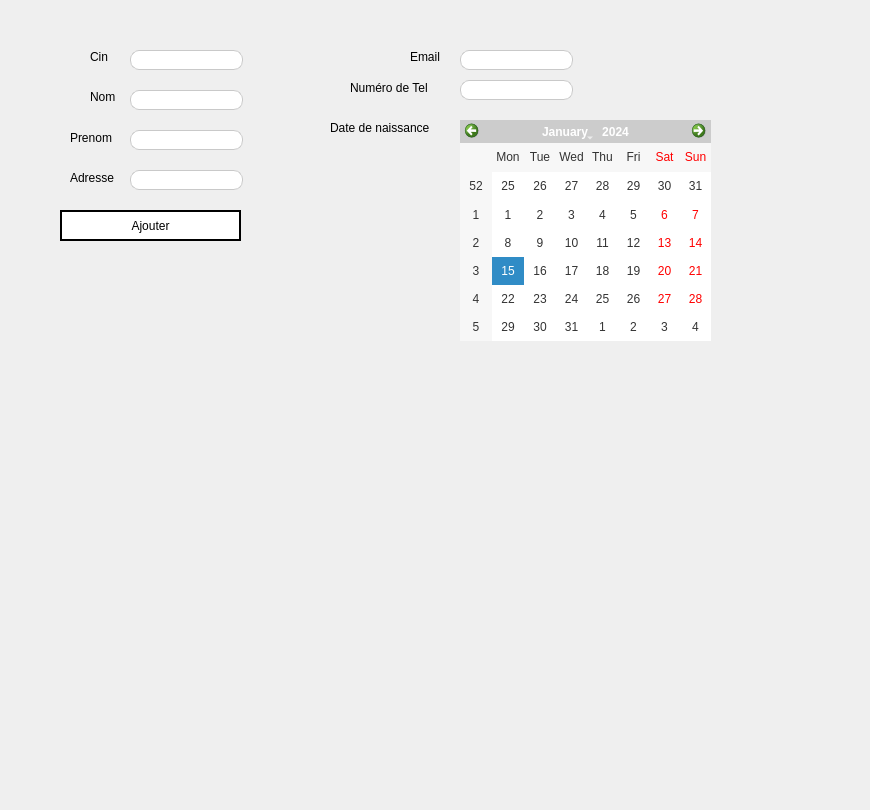
      <widget class="QWidget" name="widget_5">
       <attribute name="title">
        <string>Ajouter un client</string>
       </attribute>
       <widget class="QLabel" name="label_NOUR_4">
        <property name="geometry">
         <rect>
          <x>90</x>
          <y>50</y>
          <width>47</width>
          <height>13</height>
         </rect>
        </property>
        <property name="text">
         <string>Cin</string>
        </property>
       </widget>
       <widget class="QLabel" name="label_2_NOUR_4">
        <property name="geometry">
         <rect>
          <x>90</x>
          <y>90</y>
          <width>47</width>
          <height>13</height>
         </rect>
        </property>
        <property name="text">
         <string>Nom</string>
        </property>
       </widget>
       <widget class="QLabel" name="label_3_NOUR_4">
        <property name="geometry">
         <rect>
          <x>70</x>
          <y>130</y>
          <width>51</width>
          <height>16</height>
         </rect>
        </property>
        <property name="text">
         <string>Prenom</string>
        </property>
       </widget>
       <widget class="QLineEdit" name="linecin_NOUR_4">
        <property name="geometry">
         <rect>
          <x>130</x>
          <y>50</y>
          <width>113</width>
          <height>20</height>
         </rect>
        </property>
        <property name="styleSheet">
         <string notr="true">QLineEdit {
background-color: #ffffff;
border: 1px solid #c9c9c9;
border-radius: 9px;
padding: 2px 8px;
}

QLineEdit:focus {
border-color: #1e90ff;
}</string>
        </property>
       </widget>
       <widget class="QLineEdit" name="linenom_NOUR_4">
        <property name="geometry">
         <rect>
          <x>130</x>
          <y>90</y>
          <width>113</width>
          <height>20</height>
         </rect>
        </property>
        <property name="styleSheet">
         <string notr="true">QLineEdit {
background-color: #ffffff;
border: 1px solid #c9c9c9;
border-radius: 9px;
padding: 2px 8px;
}

QLineEdit:focus {
border-color: #1e90ff;
}</string>
        </property>
       </widget>
       <widget class="QLineEdit" name="lineprenom_NOUR_4">
        <property name="geometry">
         <rect>
          <x>130</x>
          <y>130</y>
          <width>113</width>
          <height>20</height>
         </rect>
        </property>
        <property name="styleSheet">
         <string notr="true">QLineEdit {
background-color: #ffffff;
border: 1px solid #c9c9c9;
border-radius: 9px;
padding: 2px 8px;
}

QLineEdit:focus {
border-color: #1e90ff;
}</string>
        </property>
       </widget>
       <widget class="QLineEdit" name="lineadresse_NOUR_4">
        <property name="geometry">
         <rect>
          <x>130</x>
          <y>170</y>
          <width>113</width>
          <height>20</height>
         </rect>
        </property>
        <property name="styleSheet">
         <string notr="true">QLineEdit {
background-color: #ffffff;
border: 1px solid #c9c9c9;
border-radius: 9px;
padding: 2px 8px;
}

QLineEdit:focus {
border-color: #1e90ff;
}</string>
        </property>
       </widget>
       <widget class="QLineEdit" name="lineemail_NOUR_4">
        <property name="geometry">
         <rect>
          <x>460</x>
          <y>50</y>
          <width>113</width>
          <height>20</height>
         </rect>
        </property>
        <property name="styleSheet">
         <string notr="true">QLineEdit {
background-color: #ffffff;
border: 1px solid #c9c9c9;
border-radius: 9px;
padding: 2px 8px;
}

QLineEdit:focus {
border-color: #1e90ff;
}</string>
        </property>
       </widget>
       <widget class="QLabel" name="label_4_NOUR_4">
        <property name="geometry">
         <rect>
          <x>70</x>
          <y>170</y>
          <width>61</width>
          <height>16</height>
         </rect>
        </property>
        <property name="text">
         <string>Adresse</string>
        </property>
       </widget>
       <widget class="QLabel" name="label_5_NOUR_4">
        <property name="geometry">
         <rect>
          <x>410</x>
          <y>50</y>
          <width>47</width>
          <height>13</height>
         </rect>
        </property>
        <property name="text">
         <string>Email</string>
        </property>
       </widget>
       <widget class="QLineEdit" name="linenbr_point_NOUR_4">
        <property name="geometry">
         <rect>
          <x>460</x>
          <y>80</y>
          <width>113</width>
          <height>20</height>
         </rect>
        </property>
        <property name="styleSheet">
         <string notr="true">QLineEdit {
background-color: #ffffff;
border: 1px solid #c9c9c9;
border-radius: 9px;
padding: 2px 8px;
}

QLineEdit:focus {
border-color: #1e90ff;
}</string>
        </property>
       </widget>
       <widget class="QLabel" name="label_7_NOUR_4">
        <property name="geometry">
         <rect>
          <x>350</x>
          <y>80</y>
          <width>101</width>
          <height>16</height>
         </rect>
        </property>
        <property name="text">
         <string>Numéro de Tel</string>
        </property>
       </widget>
       <widget class="QPushButton" name="Ajouterclient_NOUR_4">
        <property name="geometry">
         <rect>
          <x>60</x>
          <y>210</y>
          <width>181</width>
          <height>31</height>
         </rect>
        </property>
        <property name="styleSheet">
         <string notr="true">QPushButton {
border: 2px solid black;
font: 87 7pt &quot;Segoe UI Black&quot;;
	background-color: rgb(255, 255, 255);

}</string>
        </property>
        <property name="text">
         <string>Ajouter</string>
        </property>
       </widget>
       <widget class="QLabel" name="label_207">
        <property name="geometry">
         <rect>
          <x>-70</x>
          <y>-50</y>
          <width>861</width>
          <height>801</height>
         </rect>
        </property>
        <property name="text">
         <string/>
        </property>
        <property name="pixmap">
         <pixmap resource="fond.qrc">:/Plan de travail 1@3x.png</pixmap>
        </property>
       </widget>
       <widget class="QLabel" name="label_7_NOUR_5">
        <property name="geometry">
         <rect>
          <x>330</x>
          <y>120</y>
          <width>121</width>
          <height>16</height>
         </rect>
        </property>
        <property name="text">
         <string>Date de naissance</string>
        </property>
       </widget>
       <widget class="QCalendarWidget" name="calendarWidget_3">
        <property name="geometry">
         <rect>
          <x>460</x>
          <y>120</y>
          <width>251</width>
          <height>221</height>
         </rect>
        </property>
        <property name="styleSheet">
         <string notr="true">CalendarWidget {
    background-color: #fff;
    color: #333;
    border: 1px solid #ccc;
}
QCalendarWidget QWidget {
    background-color: #ccc;
    color: #fff;
}

QCalendarWidget QTableView {
    background-color: #fff;
    color: #333;
}

QCalendarWidget QTableView::item:hover {
    background-color: #ccc;
}
QCalendarWidget QHeaderView::section {
    background-color: #ccc;
    color: #fff;
}
</string>
        </property>
       </widget>
       <zorder>label_207</zorder>
       <zorder>label_NOUR_4</zorder>
       <zorder>label_2_NOUR_4</zorder>
       <zorder>label_3_NOUR_4</zorder>
       <zorder>linecin_NOUR_4</zorder>
       <zorder>linenom_NOUR_4</zorder>
       <zorder>lineprenom_NOUR_4</zorder>
       <zorder>lineadresse_NOUR_4</zorder>
       <zorder>lineemail_NOUR_4</zorder>
       <zorder>label_4_NOUR_4</zorder>
       <zorder>label_5_NOUR_4</zorder>
       <zorder>linenbr_point_NOUR_4</zorder>
       <zorder>label_7_NOUR_4</zorder>
       <zorder>Ajouterclient_NOUR_4</zorder>
       <zorder>label_7_NOUR_5</zorder>
       <zorder>calendarWidget_3</zorder>
      </widget>
